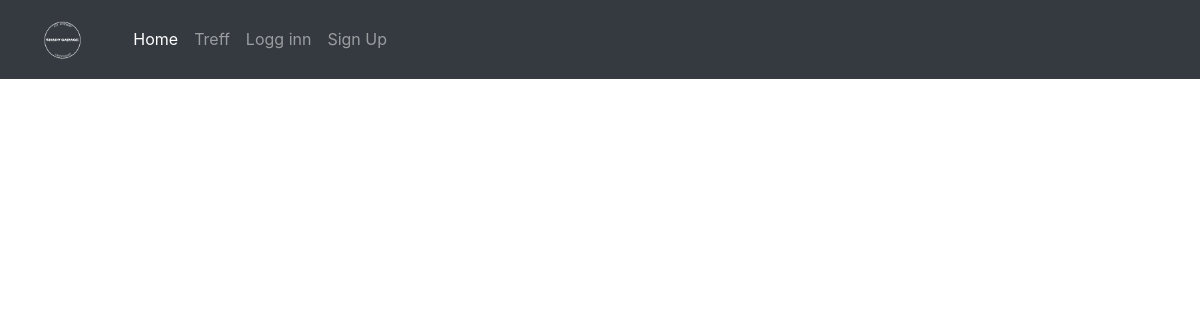
The page /posts/post_feed/ on the database as committed earlier.
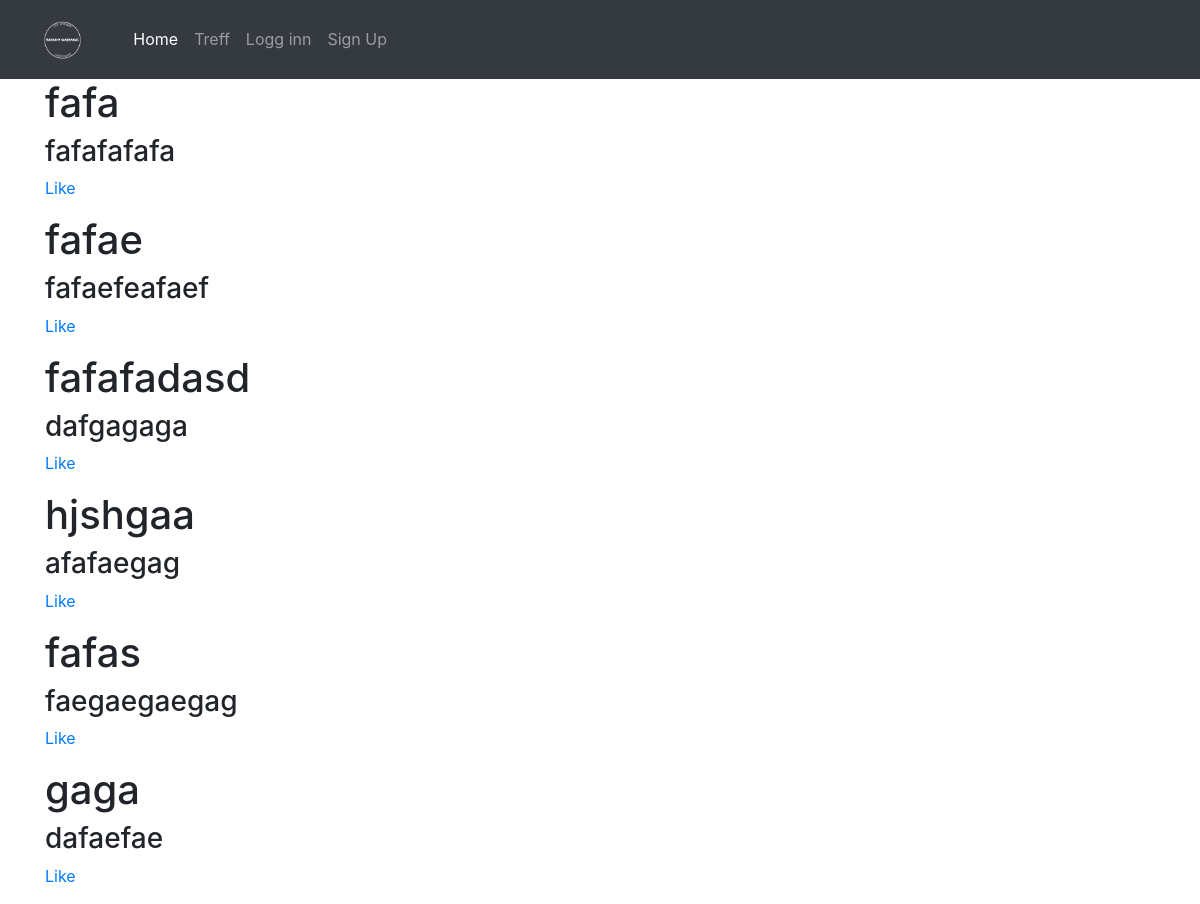
The same page on the database as committed later.
### posts/models.py (models this page shows, shortened)
class Post(models.Model):
    user_fk = models.ForeignKey(User, related_name = "user_posting")
    post_title = models.CharField(max_length = 100)
    post_image = models.ImageField(upload_to="post_pic", blank = True)
    post_description = models.TextField(max_length = 255, blank = True)
    post_likes = models.ManyToManyField(auth.models.User, blank = True, related_name = "post_likes" )
    slug = models.SlugField(unique = True)
    def post_like(self):
        return reverse('posts:post_like', kwargs={'slug':self.slug})

### posts/views.py (the view)
class PostList(ListView):
    model = models.Post
    template_name = 'posts/post_list.html'

### posts/templates/posts/post_list.html
{% extends "base.html" %}
{% load staticfiles %}
{% block body %}
  <div class="container">
    {% for post in object_list %}
        <h1> {{post.post_title}} </h1>
        <h3> {{post.post_description}} </h3>
        <p> <a href="{{ post.post_like }}"> Like </a> </p>
    {% endfor %}
  </div>
{% endblock %}

### templates/base.html (shortened to what this page needs)
<!DOCTYPE html>
<html>
  <head>
    {% load staticfiles %}
    <link rel="stylesheet" href="{% static 'css/style.css' %}">
    <link rel="stylesheet" href="https://maxcdn.bootstrapcdn.com/bootstrap/4.0.0-beta.2/css/bootstrap.min.css">
  </head>
  <body>
    <nav class="navbar navbar-expand-lg navbar-dark bg-dark">
      <a class="navbar-brand" href="{% url 'home'%}"> <img src="{%static "images/logomidlertidig.png"%}" id="brand-image" alt=""> </a>
      <div class="collapse navbar-collapse" id="navbarNav">
        <ul class="navbar-nav mr-auto">
          <li class="nav-item active">
            <a class="nav-link" href="{% url 'home'%}">Home <span class="sr-only">(current)</span></a>
          </li>
          <li class="nav-item">
            <a class="nav-link" href="{% url 'meets:meets_list' %}">Treff</a>
          </li>
          {% if user.is_authenticated %}
          <li class="nav-item">
            <a class="nav-link" href="{% url 'accounts:profile_page'%}">Min Profil</a>
          </li>
          <li class="nav-item">
              <a class="nav-link" href="{% url 'accounts:logout' %}">Logg ut</a>
          </li>
        </ul>
          <ul class="navbar-nav">
            <li class="nav-item">
              <h4><a class="nav-link" href="{% url 'meets:meets_list' %}"> @{{user.username}} </a></h4>
            </li>
          </ul>
          {% else %}
          <li class="nav-item">
            <a class="nav-link" href="{% url 'accounts:login' %}">Logg inn</a>
          </li>
          <li class="nav-item">
            <a class="nav-link" href="{% url 'accounts:signup' %}">Sign Up</a>
          </li>
          </ul>
          {% endif %}
      </div>
    </nav>
    {% block body %}
    {% endblock %}
  </body>
</html>

### static/css/style.css (style rules this page uses)
* { margin: 0; padding: 0; }
a { text-decoration: none; }
#brand-image { height: 52.5px; width: 93.3px; }

Rows that differ between the two databases and show on the page:
added Post: post_title "fafa", post_description "fafafafafa"
added Post: post_title "fafae", post_description "fafaefeafaef"
added Post: post_title "fafafadasd", post_description "dafgagaga"
added Post: post_title "hjshgaa", post_description "afafaegag"
added Post: post_title "fafas", post_description "faegaegaegag"
added Post: post_title "gaga", post_description "dafaefae"
